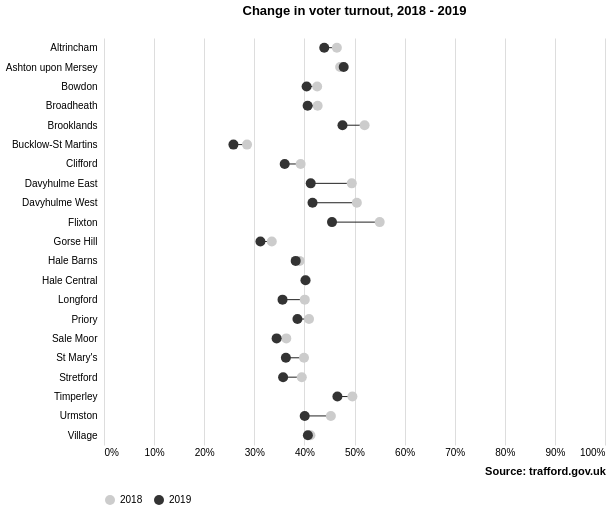

Describe this chart as a Vega-Lite specification.
### Vega-Lite specification from a JSON file in a GitHub repository (floating-point values rounded to 4 significant figures)
{"$schema": "https://vega.github.io/schema/vega-lite/v3.json", "description": "Comparing the voter turnout in the Trafford local elections between 2018 and 2019", "autosize": {"type": "fit"}, "width": 600, "height": 500, "title": {"text": "Change in voter turnout, 2018 - 2019", "offset": 20}, "data": {"values": [{"area_code": "E05000819", "area_name": "Altrincham", "year": 2018, "electorate": 8892, "ballots_issued": 4133}, {"area_code": "E05000820", "area_name": "Ashton upon Mersey", "year": 2018, "electorate": 7617, "ballots_issued": 3590}, {"area_code": "E05000821", "area_name": "Bowdon", "year": 2018, "electorate": 7335, "ballots_issued": 3121}, {"area_code": "E05000822", "area_name": "Broadheath", "year": 2018, "electorate": 9891, "ballots_issued": 4218}, {"area_code": "E05000823", "area_name": "Brooklands", "year": 2018, "electorate": 7844, "ballots_issued": 4080}, {"area_code": "E05000824", "area_name": "Bucklow-St Martins", "year": 2018, "electorate": 7101, "ballots_issued": 2027}, {"area_code": "E05000825", "area_name": "Clifford", "year": 2018, "electorate": 8183, "ballots_issued": 3212}, {"area_code": "E05000826", "area_name": "Davyhulme East", "year": 2018, "electorate": 7758, "ballots_issued": 3837}, {"area_code": "E05000827", "area_name": "Davyhulme West", "year": 2018, "electorate": 7696, "ballots_issued": 3884}, {"area_code": "E05000828", "area_name": "Flixton", "year": 2018, "electorate": 8290, "ballots_issued": 4562}, {"area_code": "E05000829", "area_name": "Gorse Hill", "year": 2018, "electorate": 8357, "ballots_issued": 2799}, {"area_code": "E05000830", "area_name": "Hale Barns", "year": 2018, "electorate": 7431, "ballots_issued": 2900}, {"area_code": "E05000831", "area_name": "Hale Central", "year": 2018, "electorate": 7440, "ballots_issued": 2999}, {"area_code": "E05000832", "area_name": "Longford", "year": 2018, "electorate": 9128, "ballots_issued": 3658}, {"area_code": "E05000833", "area_name": "Priory", "year": 2018, "electorate": 8191, "ballots_issued": 3352}, {"area_code": "E05000834", "area_name": "St Mary's", "year": 2018, "electorate": 8597, "ballots_issued": 3432}, {"area_code": "E05000835", "area_name": "Sale Moor", "year": 2018, "electorate": 7632, "ballots_issued": 2777}, {"area_code": "E05000836", "area_name": "Stretford", "year": 2018, "electorate": 7928, "ballots_issued": 3130}, {"area_code": "E05000837", "area_name": "Timperley", "year": 2018, "electorate": 8479, "ballots_issued": 4204}, {"area_code": "E05000838", "area_name": "Urmston", "year": 2018, "electorate": 8591, "ballots_issued": 3890}, {"area_code": "E05000839", "area_name": "Village", "year": 2018, "electorate": 7929, "ballots_issued": 3267}, {"area_code": "E05000819", "area_name": "Altrincham", "year": 2019, "electorate": 8867, "ballots_issued": 3898}, {"area_code": "E05000820", "area_name": "Ashton upon Mersey", "year": 2019, "electorate": 7500, "ballots_issued": 3588}, {"area_code": "E05000821", "area_name": "Bowdon", "year": 2019, "electorate": 7242, "ballots_issued": 2929}, {"area_code": "E05000822", "area_name": "Broadheath", "year": 2019, "electorate": 9960, "ballots_issued": 4048}, {"area_code": "E05000823", "area_name": "Brooklands", "year": 2019, "electorate": 7735, "ballots_issued": 3682}, {"area_code": "E05000824", "area_name": "Bucklow-St Martins", "year": 2019, "electorate": 7060, "ballots_issued": 1824}, {"area_code": "E05000825", "area_name": "Clifford", "year": 2019, "electorate": 8351, "ballots_issued": 3012}, {"area_code": "E05000826", "area_name": "Davyhulme East", "year": 2019, "electorate": 7700, "ballots_issued": 3177}, {"area_code": "E05000827", "area_name": "Davyhulme West", "year": 2019, "electorate": 7681, "ballots_issued": 3197}, {"area_code": "E05000828", "area_name": "Flixton", "year": 2019, "electorate": 8322, "ballots_issued": 3787}, {"area_code": "E05000829", "area_name": "Gorse Hill", "year": 2019, "electorate": 8391, "ballots_issued": 2620}, {"area_code": "E05000830", "area_name": "Hale Barns", "year": 2019, "electorate": 7362, "ballots_issued": 2817}, {"area_code": "E05000831", "area_name": "Hale Central", "year": 2019, "electorate": 7394, "ballots_issued": 2973}, {"area_code": "E05000832", "area_name": "Longford", "year": 2019, "electorate": 9098, "ballots_issued": 3242}, {"area_code": "E05000833", "area_name": "Priory", "year": 2019, "electorate": 8052, "ballots_issued": 3109}, {"area_code": "E05000834", "area_name": "St Mary's", "year": 2019, "electorate": 8611, "ballots_issued": 3126}, {"area_code": "E05000835", "area_name": "Sale Moor", "year": 2019, "electorate": 7549, "ballots_issued": 2601}, {"area_code": "E05000836", "area_name": "Stretford", "year": 2019, "electorate": 7843, "ballots_issued": 2804}, {"area_code": "E05000837", "area_name": "Timperley", "year": 2019, "electorate": 8410, "ballots_issued": 3918}, {"area_code": "E05000838", "area_name": "Urmston", "year": 2019, "electorate": 8472, "ballots_issued": 3394}, {"area_code": "E05000839", "area_name": "Village", "year": 2019, "electorate": 7905, "ballots_issued": 3217}]}, "transform": [{"calculate": "datum.ballots_issued/datum.electorate", "as": "turnout"}], "encoding": {"x": {"field": "turnout", "type": "quantitative", "scale": {"domain": [0, 1]}, "axis": {"title": "Source: trafford.gov.uk", "titleX": 441, "titleY": 20, "format": "%"}}, "y": {"field": "area_name", "type": "nominal", "axis": {"title": null, "offset": 5, "ticks": false, "minExtent": 70, "domain": false}}}, "layer": [{"mark": "line", "encoding": {"detail": {"field": "area_name", "type": "nominal"}, "color": {"value": "#212121"}, "size": {"value": 1}}}, {"mark": {"type": "point", "filled": true}, "encoding": {"color": {"field": "year", "type": "ordinal", "scale": {"domain": [2018, 2019], "range": ["#ccc", "#333"]}, "legend": {"title": null, "orient": "bottom", "direction": "horizontal"}}, "size": {"value": 100}, "opacity": {"value": 1}, "tooltip": [{"field": "turnout", "type": "quantitative", "title": "Voter turnout", "format": ".1%"}]}}], "config": {"style": {"cell": {"stroke": "transparent"}}, "axis": {"ticks": false, "domainColor": null}}}
